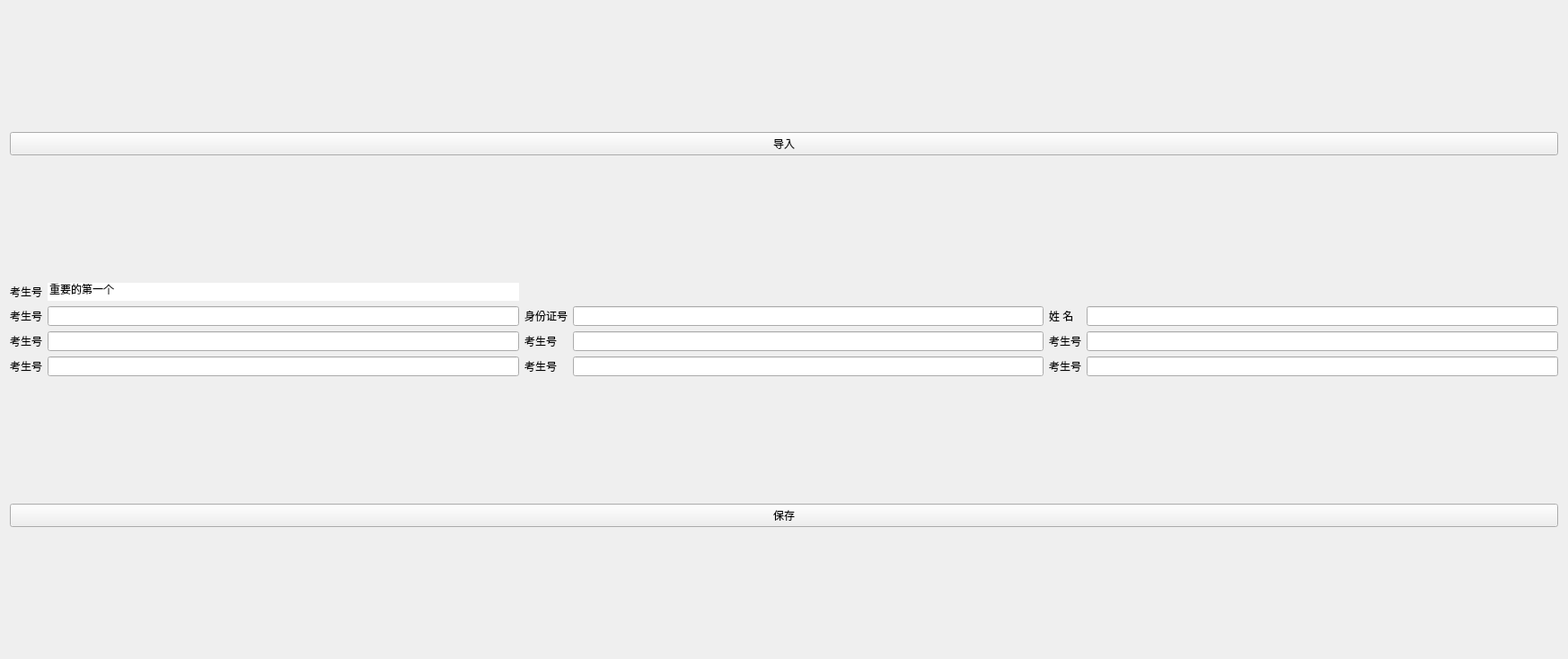
<?xml version="1.0" encoding="UTF-8"?>
<ui version="4.0">
    <class>Form</class>
    <widget class="QWidget" name="Form">
        <property name="enabled">
            <bool>true</bool>
        </property>
        <property name="geometry">
            <rect>
                <x>0</x>
                <y>0</y>
                <width>1746</width>
                <height>734</height>
            </rect>
        </property>
        <property name="windowTitle">
            <string>Form</string>
        </property>
        <layout class="QGridLayout" name="gridLayout_2">
            <item row="0" column="0">
                <widget class="QPushButton" name="importButton">
                    <property name="text">
                        <string>导入</string>
                    </property>
                </widget>
            </item>
            <item row="1" column="0">
                <layout class="QGridLayout" name="gridLayout">
                    <item row="1" column="2">
                        <widget class="QLabel" name="label_4">
                            <property name="text">
                                <string>身份证号</string>
                            </property>
                        </widget>
                    </item>
                    <item row="2" column="0">
                        <widget class="QLabel" name="label_2">
                            <property name="text">
                                <string>考生号</string>
                            </property>
                        </widget>
                    </item>
                    <item row="1" column="4">
                        <widget class="QLabel" name="label_6">
                            <property name="text">
                                <string>姓 名</string>
                            </property>
                        </widget>
                    </item>
                    <item row="1" column="3">
                        <widget class="QLineEdit" name="sfzh"/>
                    </item>
                    <item row="2" column="3">
                        <widget class="QLineEdit" name="lineEdit_4"/>
                    </item>
                    <item row="3" column="5">
                        <widget class="QLineEdit" name="lineEdit_9"/>
                    </item>
                    <item row="3" column="3">
                        <widget class="QLineEdit" name="lineEdit_7"/>
                    </item>
                    <item row="3" column="4">
                        <widget class="QLabel" name="label_8">
                            <property name="text">
                                <string>考生号</string>
                            </property>
                        </widget>
                    </item>
                    <item row="3" column="1">
                        <widget class="QLineEdit" name="lineEdit_5"/>
                    </item>
                    <item row="3" column="2">
                        <widget class="QLabel" name="label_7">
                            <property name="text">
                                <string>考生号</string>
                            </property>
                        </widget>
                    </item>
                    <item row="1" column="0">
                        <widget class="QLabel" name="label">
                            <property name="text">
                                <string>考生号</string>
                            </property>
                        </widget>
                    </item>
                    <item row="1" column="5">
                        <widget class="QLineEdit" name="xm"/>
                    </item>
                    <item row="3" column="0">
                        <widget class="QLabel" name="label_5">
                            <property name="text">
                                <string>考生号</string>
                            </property>
                        </widget>
                    </item>
                    <item row="2" column="1">
                        <widget class="QLineEdit" name="lineEdit_2"/>
                    </item>
                    <item row="2" column="4">
                        <widget class="QLabel" name="label_9">
                            <property name="text">
                                <string>考生号</string>
                            </property>
                        </widget>
                    </item>
                    <item row="1" column="1">
                        <widget class="QLineEdit" name="ksh"/>
                    </item>
                    <item row="2" column="5">
                        <widget class="QLineEdit" name="lineEdit_8"/>
                    </item>
                    <item row="2" column="2">
                        <widget class="QLabel" name="label_3">
                            <property name="text">
                                <string>考生号</string>
                            </property>
                        </widget>
                    </item>
                    <item row="0" column="1">
                        <widget class="QLineEdit" name="lineEdit_10">
                            <property name="enabled">
                                <bool>true</bool>
                            </property>
                            <property name="text">
                                <string>重要的第一个</string>
                            </property>
                            <property name="frame">
                                <bool>false</bool>
                            </property>
                            <property name="alignment">
                                <set>Qt::AlignJustify|Qt::AlignVCenter</set>
                            </property>
                        </widget>
                    </item>
                    <item row="0" column="0">
                        <widget class="QLabel" name="label_10">
                            <property name="text">
                                <string>考生号</string>
                            </property>
                        </widget>
                    </item>
                </layout>
            </item>
            <item row="2" column="0">
                <widget class="QPushButton" name="saveButton">
                    <property name="text">
                        <string>保存</string>
                    </property>
                </widget>
            </item>
        </layout>
    </widget>
    <resources/>
    <connections/>
</ui>
